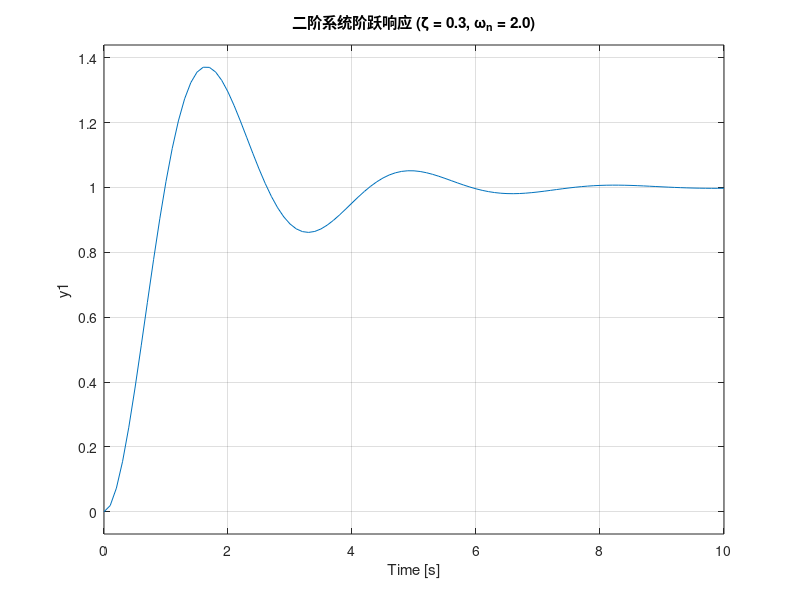
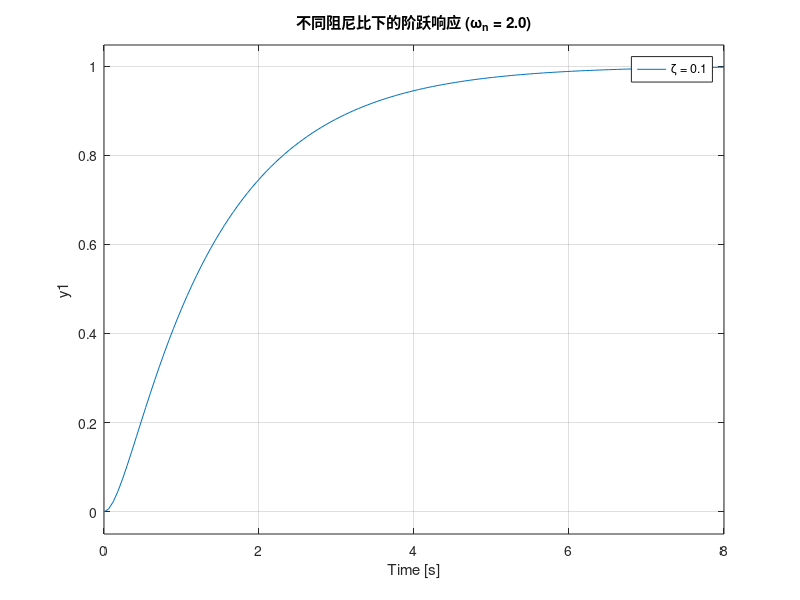

Reproduce these figures in MATLAB, in order.
% step_response.m
% 二阶系统阶跃响应
% 张宇诚 · 2026-08-12 · daily-code/matlab/control-sim/ch01_tf/

clear; clc; close all;

%% 二阶系统定义
% 传递函数: G(s) = ωn² / (s² + 2ζωn·s + ωn²)

omega_n = 2;        % 自然频率 (rad/s)
zeta = 0.3;         % 阻尼比 (0~1 欠阻尼, 1 临界阻尼, >1 过阻尼)

num = omega_n^2;                % 分子: ωn²
den = [1, 2*zeta*omega_n, omega_n^2];  % 分母: s² + 2ζωn·s + ωn²

sys = tf(num, den)

%% 阶跃响应
figure;
step(sys);
title(sprintf('二阶系统阶跃响应 (\\zeta = %.1f, \\omega_n = %.1f)', zeta, omega_n));
grid on;

%% 不同阻尼比对比
zeta_values = [0.1, 0.3, 0.7, 1.0, 1.5];
figure;
hold on;
for i = 1:length(zeta_values)
    z = zeta_values(i);
    den = [1, 2*z*omega_n, omega_n^2];
    sys = tf(omega_n^2, den);
    step(sys);
end
hold off;
legend(arrayfun(@(z) sprintf('\\zeta = %.1f', z), zeta_values, 'UniformOutput', false));
title(sprintf('不同阻尼比下的阶跃响应 (\\omega_n = %.1f)', omega_n));
grid on;
